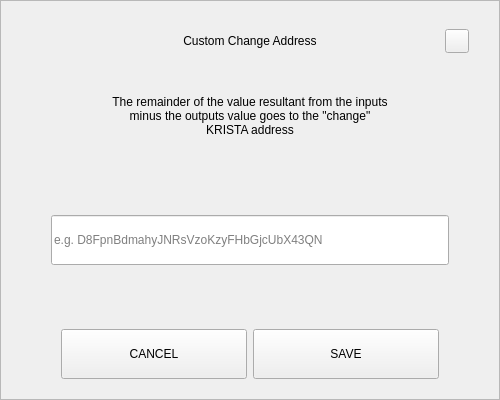
<?xml version="1.0" encoding="UTF-8"?>
<ui version="4.0">
 <class>SendChangeAddressDialog</class>
 <widget class="QDialog" name="SendChangeAddressDialog">
  <property name="geometry">
   <rect>
    <x>0</x>
    <y>0</y>
    <width>500</width>
    <height>400</height>
   </rect>
  </property>
  <property name="windowTitle">
   <string>Dialog</string>
  </property>
  <layout class="QVBoxLayout" name="verticalLayout">
   <property name="spacing">
    <number>0</number>
   </property>
   <property name="leftMargin">
    <number>0</number>
   </property>
   <property name="topMargin">
    <number>0</number>
   </property>
   <property name="rightMargin">
    <number>0</number>
   </property>
   <property name="bottomMargin">
    <number>0</number>
   </property>
   <item>
    <widget class="QFrame" name="frame">
     <property name="styleSheet">
      <string notr="true"/>
     </property>
     <property name="frameShape">
      <enum>QFrame::StyledPanel</enum>
     </property>
     <property name="frameShadow">
      <enum>QFrame::Raised</enum>
     </property>
     <layout class="QVBoxLayout" name="verticalLayout_2" stretch="0,0,0,0,0,0,0">
      <property name="spacing">
       <number>0</number>
      </property>
      <property name="leftMargin">
       <number>30</number>
      </property>
      <property name="topMargin">
       <number>20</number>
      </property>
      <property name="rightMargin">
       <number>30</number>
      </property>
      <property name="bottomMargin">
       <number>20</number>
      </property>
      <item>
       <layout class="QHBoxLayout" name="horizontalLayout_3">
        <property name="spacing">
         <number>0</number>
        </property>
        <item>
         <spacer name="horizontalSpacer_2">
          <property name="orientation">
           <enum>Qt::Horizontal</enum>
          </property>
          <property name="sizeHint" stdset="0">
           <size>
            <width>40</width>
            <height>20</height>
           </size>
          </property>
         </spacer>
        </item>
        <item>
         <widget class="QLabel" name="labelTitle">
          <property name="minimumSize">
           <size>
            <width>0</width>
            <height>40</height>
           </size>
          </property>
          <property name="maximumSize">
           <size>
            <width>16777215</width>
            <height>40</height>
           </size>
          </property>
          <property name="styleSheet">
           <string notr="true">padding-left:24px;</string>
          </property>
          <property name="text">
           <string>Custom Change Address</string>
          </property>
          <property name="alignment">
           <set>Qt::AlignCenter</set>
          </property>
          <property name="margin">
           <number>7</number>
          </property>
         </widget>
        </item>
        <item>
         <spacer name="horizontalSpacer">
          <property name="orientation">
           <enum>Qt::Horizontal</enum>
          </property>
          <property name="sizeHint" stdset="0">
           <size>
            <width>40</width>
            <height>20</height>
           </size>
          </property>
         </spacer>
        </item>
        <item>
         <widget class="QPushButton" name="btnEsc">
          <property name="minimumSize">
           <size>
            <width>24</width>
            <height>24</height>
           </size>
          </property>
          <property name="maximumSize">
           <size>
            <width>24</width>
            <height>24</height>
           </size>
          </property>
          <property name="focusPolicy">
           <enum>Qt::NoFocus</enum>
          </property>
          <property name="text">
           <string/>
          </property>
         </widget>
        </item>
       </layout>
      </item>
      <item>
       <spacer name="verticalSpacer_2">
        <property name="orientation">
         <enum>Qt::Vertical</enum>
        </property>
        <property name="sizeType">
         <enum>QSizePolicy::Fixed</enum>
        </property>
        <property name="sizeHint" stdset="0">
         <size>
          <width>20</width>
          <height>20</height>
         </size>
        </property>
       </spacer>
      </item>
      <item alignment="Qt::AlignHCenter">
       <widget class="QLabel" name="labelMessage">
        <property name="minimumSize">
         <size>
          <width>0</width>
          <height>70</height>
         </size>
        </property>
        <property name="text">
         <string>The remainder of the value resultant from the inputs minus the outputs value goes to the &quot;change&quot; KRISTA address</string>
        </property>
        <property name="alignment">
         <set>Qt::AlignCenter</set>
        </property>
        <property name="wordWrap">
         <bool>true</bool>
        </property>
       </widget>
      </item>
      <item>
       <spacer name="verticalSpacer_3">
        <property name="orientation">
         <enum>Qt::Vertical</enum>
        </property>
        <property name="sizeHint" stdset="0">
         <size>
          <width>20</width>
          <height>40</height>
         </size>
        </property>
       </spacer>
      </item>
      <item>
       <layout class="QHBoxLayout" name="horizontalLayout_2">
        <property name="spacing">
         <number>0</number>
        </property>
        <property name="leftMargin">
         <number>20</number>
        </property>
        <property name="rightMargin">
         <number>20</number>
        </property>
        <item>
         <widget class="QLineEdit" name="lineEditAddress">
          <property name="minimumSize">
           <size>
            <width>0</width>
            <height>50</height>
           </size>
          </property>
          <property name="placeholderText">
           <string notr="true">e.g. D8FpnBdmahyJNRsVzoKzyFHbGjcUbX43QN</string>
          </property>
         </widget>
        </item>
       </layout>
      </item>
      <item>
       <spacer name="verticalSpacer">
        <property name="orientation">
         <enum>Qt::Vertical</enum>
        </property>
        <property name="sizeHint" stdset="0">
         <size>
          <width>20</width>
          <height>40</height>
         </size>
        </property>
       </spacer>
      </item>
      <item>
       <layout class="QHBoxLayout" name="horizontalLayout" stretch="2,2">
        <property name="spacing">
         <number>6</number>
        </property>
        <property name="leftMargin">
         <number>30</number>
        </property>
        <property name="rightMargin">
         <number>30</number>
        </property>
        <item>
         <widget class="QPushButton" name="btnCancel">
          <property name="minimumSize">
           <size>
            <width>180</width>
            <height>50</height>
           </size>
          </property>
          <property name="focusPolicy">
           <enum>Qt::NoFocus</enum>
          </property>
          <property name="text">
           <string>CANCEL</string>
          </property>
         </widget>
        </item>
        <item>
         <widget class="QPushButton" name="btnSave">
          <property name="minimumSize">
           <size>
            <width>180</width>
            <height>50</height>
           </size>
          </property>
          <property name="focusPolicy">
           <enum>Qt::NoFocus</enum>
          </property>
          <property name="text">
           <string>SAVE</string>
          </property>
         </widget>
        </item>
       </layout>
      </item>
     </layout>
    </widget>
   </item>
  </layout>
 </widget>
 <resources/>
 <connections/>
</ui>
